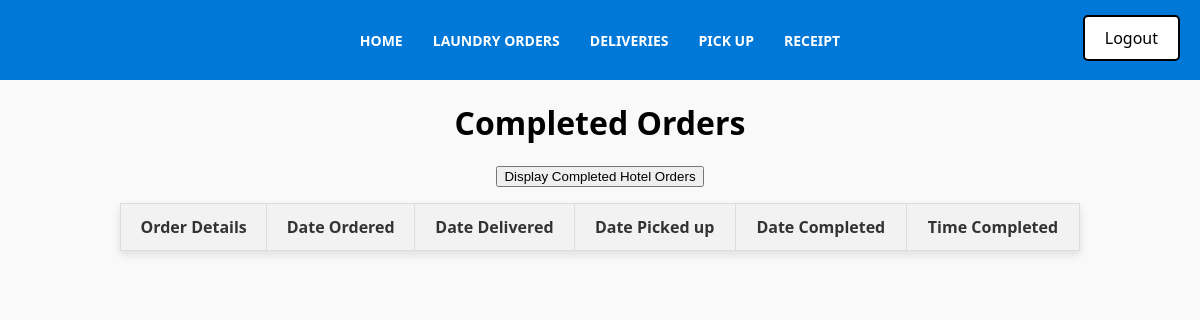
The app's page /Receipts.php (signed in), older data.
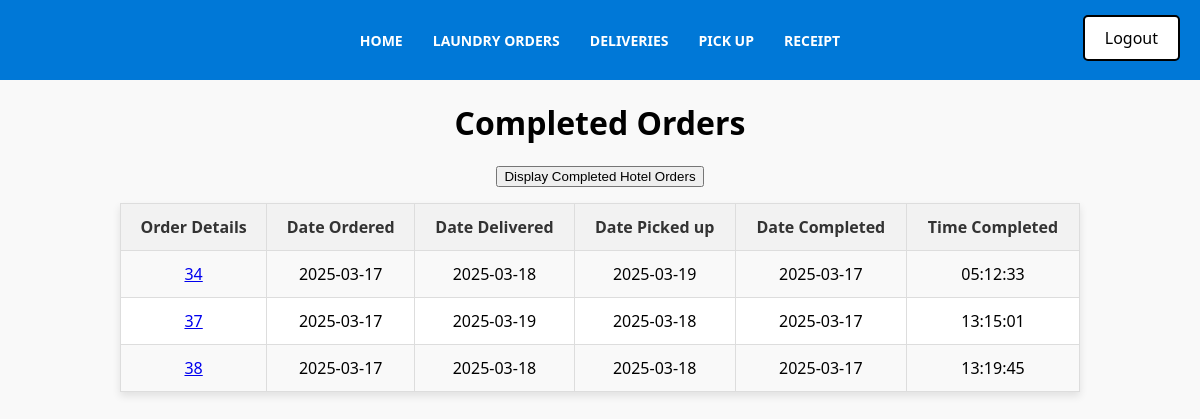
The same page, newer data.
### tables this page shows
CREATE TABLE `Receipts` (
  `Receipt_ID` int(11) NOT NULL AUTO_INCREMENT,
  `Order_ID` int(11) NOT NULL,
  `Delivery_ID` int(11) DEFAULT NULL,
  `Pickup_ID` int(11) DEFAULT NULL,
  `Date_completed` date DEFAULT NULL,
  `Time_completed` time DEFAULT NULL,
  `Status` enum('Checked','Unchecked') DEFAULT 'Unchecked',
  PRIMARY KEY (`Receipt_ID`),
  KEY `Orders_Receipts` (`Order_ID`),
  KEY `Delivery_Receipts` (`Delivery_ID`),
  KEY `Pickups_Receipts` (`Pickup_ID`),
  CONSTRAINT `Delivery_Receipts` FOREIGN KEY (`Delivery_ID`) REFERENCES `Delivery` (`Delivery_ID`),
  CONSTRAINT `Orders_Receipts` FOREIGN KEY (`Order_ID`) REFERENCES `Orders` (`Order_ID`),
  CONSTRAINT `Pickups_Receipts` FOREIGN KEY (`Pickup_ID`) REFERENCES `Pickups` (`Pickup_ID`)
);

CREATE TABLE `Orders` (
  `Order_ID` int(11) NOT NULL AUTO_INCREMENT,
  `Order_date` date NOT NULL,
  `Laundry_type` varchar(40) NOT NULL,
  `Laundry_quantity` varchar(40) NOT NULL,
  `Cleaning_type` varchar(40) NOT NULL,
  `Place` varchar(40) NOT NULL,
  `Priority_number` varchar(40) NOT NULL,
  `Status` varchar(250) DEFAULT NULL,
  `User_ID` int(11) NOT NULL,
  PRIMARY KEY (`Order_ID`),
  KEY `Users_Orders` (`User_ID`),
  CONSTRAINT `Users_Orders` FOREIGN KEY (`User_ID`) REFERENCES `Users` (`User_ID`)
);

CREATE TABLE `Delivery` (
  `Delivery_ID` int(11) NOT NULL AUTO_INCREMENT,
  `Delivery_date` date DEFAULT NULL,
  `Delivery_staff_name` varchar(40) DEFAULT NULL,
  `Contact_info` varchar(40) DEFAULT NULL,
  `Status` varchar(250) DEFAULT NULL,
  `Order_ID` int(11) NOT NULL,
  `User_ID` int(11) NOT NULL,
  PRIMARY KEY (`Delivery_ID`),
  KEY `Orders_Delivery` (`Order_ID`),
  KEY `Users_Delivery` (`User_ID`),
  CONSTRAINT `Orders_Delivery` FOREIGN KEY (`Order_ID`) REFERENCES `Orders` (`Order_ID`),
  CONSTRAINT `Users_Delivery` FOREIGN KEY (`User_ID`) REFERENCES `Users` (`User_ID`)
);

CREATE TABLE `Pickups` (
  `Pickup_ID` int(11) NOT NULL AUTO_INCREMENT,
  `Date` date DEFAULT NULL,
  `Status` varchar(250) DEFAULT NULL,
  `Pickup_staff_name` varchar(40) DEFAULT NULL,
  `Contact_info` varchar(11) DEFAULT NULL,
  `Order_ID` int(11) NOT NULL,
  `User_ID` int(11) NOT NULL,
  PRIMARY KEY (`Pickup_ID`),
  KEY `Orders_Pickups` (`Order_ID`),
  KEY `Users_Pickups` (`User_ID`),
  CONSTRAINT `Orders_Pickups` FOREIGN KEY (`Order_ID`) REFERENCES `Orders` (`Order_ID`),
  CONSTRAINT `Users_Pickups` FOREIGN KEY (`User_ID`) REFERENCES `Users` (`User_ID`)
);

### htdocs/Receipts.php (the view, shortened to what this page needs)
<?php
include 'db_connect.php';
include 'Menu.php';
include 'Logout.php';
?>
<!DOCTYPE html>
<html lang="en">
<head>
    <link rel="stylesheet" href="home.css">
</head>
<body>
<h1>Completed Orders</h1>
<form method="GET" style="text-align: center;">
    <button type="submit">
        <?php echo isset($_GET['show_unassigned']) && $_GET['show_unassigned'] === 'true' ? 'Display Completed Orders' : 'Display Completed Hotel Orders'; ?>
    </button>
</form>
<?php
$show_unassigned = isset($_GET['show_unassigned']) && $_GET['show_unassigned'] === 'true';
$sql = "SELECT Receipts.*, Orders.Order_date, Orders.Laundry_type, Orders.Laundry_quantity,
               Orders.Cleaning_type, Orders.Place, Orders.Status,
               Delivery.Delivery_date, Delivery.Delivery_staff_name,
               Pickups.Date AS Pickup_Date, Pickups.Pickup_staff_name
        FROM Receipts
        INNER JOIN Orders ON Receipts.Order_ID = Orders.Order_ID
        LEFT JOIN Delivery ON Receipts.Delivery_ID = Delivery.Delivery_ID
        LEFT JOIN Pickups ON Receipts.Pickup_ID = Pickups.Pickup_ID
        WHERE Orders.Place " . ($show_unassigned ? "= 'Hotel'" : "!= 'Hotel'");
$result = mysqli_query($conn, $sql);
if (!$result) {
    echo "Error: " . mysqli_error($conn);
} else {
?>
<table>
    <tr>
        <th>Order Details</th>
        <th>Date Ordered</th>
        <th>Date Delivered</th>
        <th>Date Picked up</th>
        <th>Date Completed</th>
        <th>Time Completed</th>
    </tr>
    <?php
    while ($row = mysqli_fetch_assoc($result)) {
        echo "<tr>";
        echo "<td><a href='Generation.php?order_id=" . htmlspecialchars($row['Order_ID']) . "'>" . htmlspecialchars($row['Order_ID']) . "</a></td>";
        echo "<td>" . htmlspecialchars($row["Order_date"]) . "</td>";
        echo "<td>" . htmlspecialchars($row["Delivery_date"] ?? "N/A") . "</td>";
        echo "<td>" . htmlspecialchars($row["Pickup_Date"] ?? "N/A") . "</td>";
        echo "<td>" . htmlspecialchars($row["Date_completed"]) . "</td>";
        echo "<td>" . htmlspecialchars($row["Time_completed"]) . "</td>";
        echo "</tr>";
    }
    ?>
</table>
<?php
}
?>
</body>
</html>

### htdocs/Menu.php (shortened to what this page needs)
<nav>
    <ul>
        <li><a href="home.php">Home</a></li>
        <li><a href="Orders.php">Laundry Orders</a></li>
        <li><a href="Delivery.php">Deliveries</a></li>
        <li><a href="Pickups.php">Pick Up</a></li>
        <li><a href="Receipts.php">Receipt</a></li>
     </ul>
        </nav>

### htdocs/Logout.php (shortened to what this page needs)
<a href="logout.php" class="logout-btn">Logout</a>

### htdocs/home.css (style rules this page uses)
body { font-family: 'Segoe UI', Tahoma, Geneva, Verdana, sans-serif; background-color: #f9f9f9; margin: 0; padding: 0; }
h1 { text-align: center; color: black; }
table { width: 80%; margin: 0 auto; border-collapse: collapse; background-color: #fff; box-shadow: 0 4px 8px rgba(0, 0, 0, 0.1); }
table th, table td { padding: 12px; text-align: center; border: 1px solid #ddd; }
table th { background-color: #f2f2f2; font-weight: bold; color: #333; }
table tr:nth-child(even) { background-color: #f9f9f9; }

### htdocs/Menu.php (style rules this page uses)
body { font-family: 'Segoe UI', Tahoma, Geneva, Verdana, sans-serif; margin: 0; padding: 0; }
nav { background-color: #0078d7; padding: 0px; }
nav ul { list-style: none; margin: 0; padding: 0; display: flex; justify-content: center; align-items: center; height: 80px; }
nav ul li { margin: 0 15px; }
nav ul li a { text-decoration: none; color: #fff; font-size: 14px; font-weight: bold; text-transform: uppercase; transition: color 0.3s ease; }

### htdocs/Logout.php (style rules this page uses)
.logout-btn { position: absolute; top: 15px; right: 20px; background-color: white; color: black; padding: 10px 20px; border: 2px solid black; border-radius: 5px; font-size: 16px; cursor: pointer; transition: background 0.3s ease-in-out, color 0.3s; text-decoration: none; }

### htdocs/Receipts.php (style rules this page uses)
body { font-family: 'Segoe UI', Tahoma, Geneva, Verdana, sans-serif; background-color: #f9f9f9; margin: 0; padding: 0; }
h1 { text-align: center; color: black; }
table { width: 80%; margin: 0 auto; border-collapse: collapse; background-color: #fff; box-shadow: 0 4px 8px rgba(0, 0, 0, 0.1); }
table th, table td { padding: 12px; text-align: center; border: 1px solid #ddd; }
table th { background-color: #f2f2f2; font-weight: bold; color: #333; }
table tr:nth-child(even) { background-color: #f9f9f9; }

Row changes from the older to the newer data that the page shows:
added receipts: Order_ID "34", Order_ID.Order_date "2025-03-17", Delivery_ID.Delivery_date "2025-03-18", Pickup_ID.Date "2025-03-19", Date_completed "2025-03-17", Time_completed "05:12:33"
added receipts: Order_ID "37", Order_ID.Order_date "2025-03-17", Delivery_ID.Delivery_date "2025-03-19", Pickup_ID.Date "2025-03-18", Date_completed "2025-03-17", Time_completed "13:15:01"
added receipts: Order_ID "38", Order_ID.Order_date "2025-03-17", Delivery_ID.Delivery_date "2025-03-18", Pickup_ID.Date "2025-03-18", Date_completed "2025-03-17", Time_completed "13:19:45"
